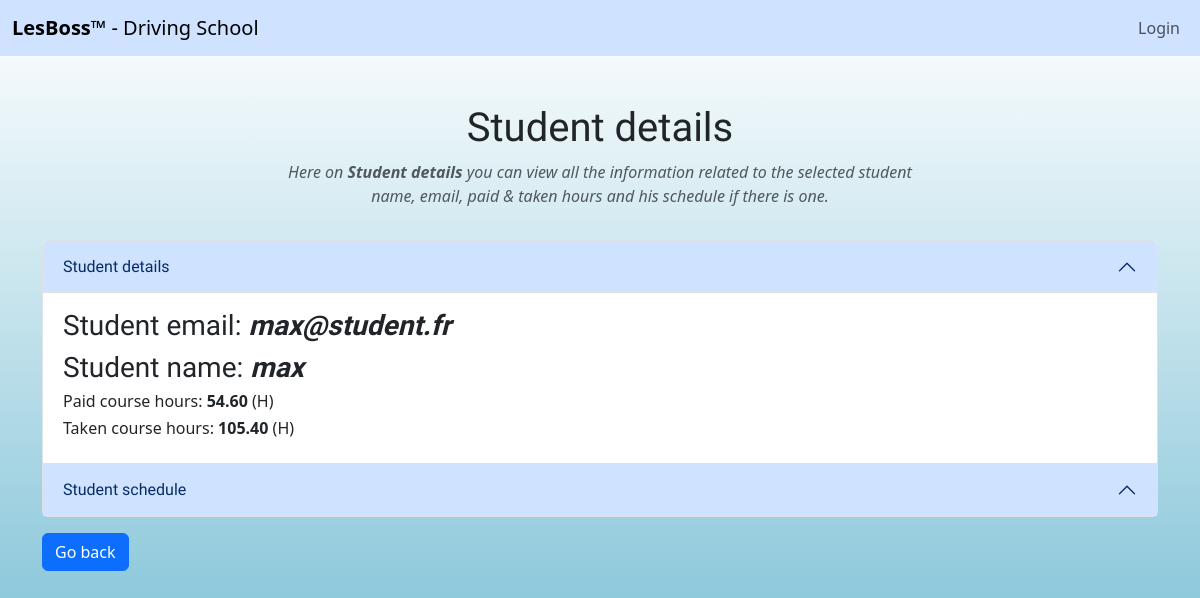
The app's page /student-details/5/, older data.
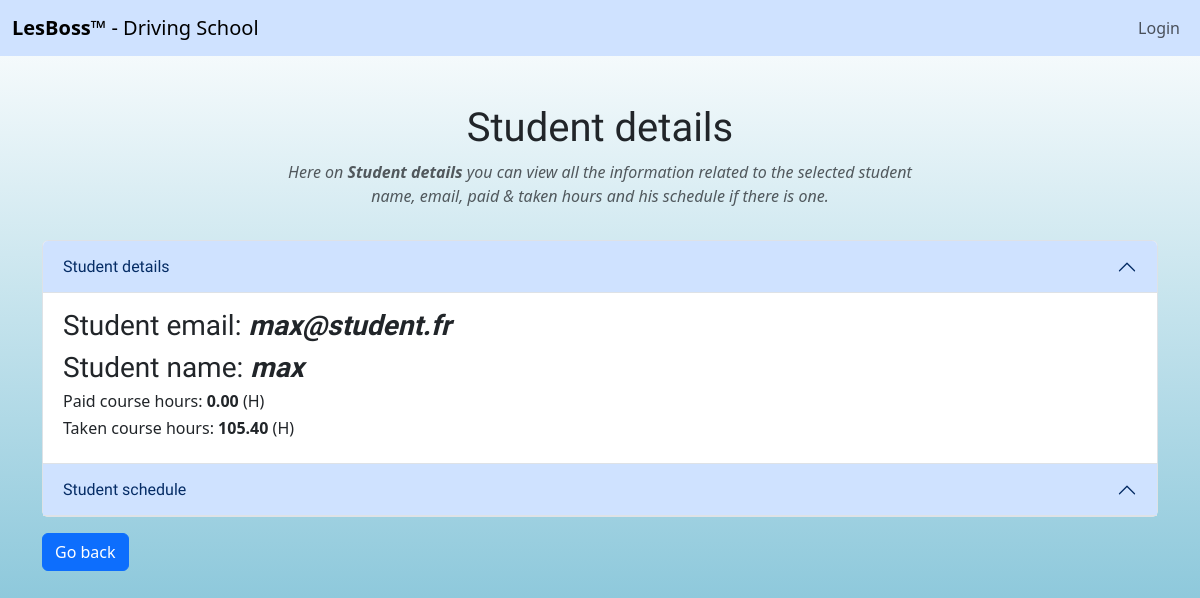
The same page, newer data.
### app/models.py (models this page shows, shortened)
class User(AbstractBaseUser, PermissionsMixin):
    STUDENT = 1
    INSTRUCTOR = 2
    ADMIN = 3
    SECRETARY = 4
    USER_ROLE_CHOICES = [
        (STUDENT, 'Student'),
        (INSTRUCTOR, 'Instructor'),
        (ADMIN, 'Admin'),
        (SECRETARY, 'Secretary'),
    ]
    PASSED = 1
    FAILED = 2
    NOT_CONCERNED = 3
    ExamStatus = [
        (PASSED, 'passed'),
        (FAILED, 'failed'),
        (NOT_CONCERNED, 'not concerned'),
    ]
    role = models.PositiveSmallIntegerField(choices=USER_ROLE_CHOICES, blank=True, null=True)
    exam_status = models.PositiveSmallIntegerField(choices=ExamStatus, blank=True, null=True)
    paid_course_hours = models.DecimalField(max_digits=10, decimal_places=2, default=0)
    taken_course_hours = models.DecimalField(max_digits=10, decimal_places=2, default=0)
    student_timeslots = models.ManyToManyField('TimeSlot', blank=True, related_name='students')
    email = models.EmailField(max_length=254, unique=True)
    name = models.CharField(max_length=254, null=True, blank=True)
    is_staff = models.BooleanField(default=False)
    is_superuser = models.BooleanField(default=False)
    is_active = models.BooleanField(default=True)
    last_login = models.DateTimeField(null=True, blank=True)
    date_joined = models.DateTimeField(auto_now_add=True)
    assigned_instructor = models.ForeignKey('User', on_delete=models.SET_NULL, related_name='student_instructor', null=True, blank=True, limit_choices_to=Q(role=2))
    USERNAME_FIELD = 'email'
    EMAIL_FIELD = 'email'
    REQUIRED_FIELDS = []
    objects = UserManager()

### app/views.py (the view)
# urls.py: path('student-details/<int:student_pk>/', views.student_details, name='student-details'),
def student_details(request, student_pk):
    instance = User.objects.get(pk=student_pk)
    student_courses = Course.objects.filter(assigned_student=instance)
    return render(request, 'settings/shared/student-details.html',
                  {'student': instance, 'student_courses': student_courses})

### app/templates/settings/shared/student-details.html (shortened to what this page needs)
{% extends 'app/base.html' %}
{% load static %}
{% block content %}
<link rel="stylesheet" href="{% static 'css/student-details.css' %}">
<link rel="stylesheet" href="{% static 'css/tab.css' %}">
    <div class="container mt-5">
        <div class="row text-center mt-3">
            <div class="col">
                <h1>Student details</h1>
                <p class="lean text-muted"><i>Here on <b>Student details</b> you can view all the information related to the selected student
                    <br>name, email, paid & taken hours and his schedule if there is one.</i></p>
            </div>
        </div>
        <div class="row mt-3">
            <div class="col-md-12">
                <div class="accordion ">
                    <div class="accordion-item">
                        <h3 class="accordion-header" id="headingOne">
                            <button class="accordion-button" type="button" data-bs-toggle="collapse"
                                    data-bs-target="#collapseOne" aria-expanded="true" aria-controls="collapseOne">
                                Student details
                            </button>
                        </h3>
                        <div id="collapseOne" class="collapse show accordion-collapse">
                            <div class="accordion-body">
                                <h3>Student email: <b><i>{{ student.email }}</i></b></h3>
                                <h3>Student name: {% if student.name %}  <b><i>{{ student.name }}</i></b>
                                    {% else %} <b><i>No name</i></b> {% endif %} </h3>
                                <h6>Paid course hours: <b>{{ student.paid_course_hours }}</b> (H)</h6>
                                <h6>Taken course hours: <b>{{ student.taken_course_hours }}</b> (H)</h6>
                            </div>
                        </div>
                    </div>
                    <div class="accordion-item">
                        <h3 class="accordion-header" id="headingTwo">
                            <button class="accordion-button" type="button" data-bs-toggle="collapse"
                                    data-bs-target="#collapseTwo" aria-expanded="true" aria-controls="collapseTwo">
                                Student schedule
                            </button>
                        </h3>
                    </div>
                </div>
                <a href="{% url 'user-dashboard' %}" class="btn btn-primary mt-3">Go back</a>
            </div>
        </div>
    </div>
{% endblock %}

### app/templates/app/base.html (shortened to what this page needs)
<!doctype html>
<html lang="en">
<head>
    <link href="https://cdn.jsdelivr.net/npm/bootstrap@5.3.0-alpha3/dist/css/bootstrap.min.css" rel="stylesheet"
>
    <link rel="stylesheet" href="https://cdn.jsdelivr.net/npm/bootstrap-icons@1.10.5/font/bootstrap-icons.css">
</head>
<body>
{% include 'includes/header.html' %}
{% block content %}{% endblock %}
</body>
</html>

### app/templates/includes/header.html (shortened to what this page needs)
<header>
    <nav class="navbar bg-primary-subtle text-white navbar-expand-lg nav">
        <div class="container-fluid">
            <a href="{% url 'index' %}" class="navbar-brand"><b>LesBoss™</b> - Driving School</a>
            <div class="log" id="navbarNav">
                <ul class="navbar-nav">
                    {% if request.user.is_authenticated %}
                        <li class="nav-item mr-4">
                            <a class="nav-link" href="{% url 'logout' %}">Logout</a>
                        </li>
                    {% else %}
                        <li class="nav-item mr-4">
                            <a class="nav-link" href="{% url 'login' %}">Login</a>
                        </li>
                    {% endif %}
                </ul>
            </div>
        </div>
    </nav>
</header>

### app/static/css/student-details.css (style rules this page uses)
body { background: rgb(255,255,255); background: linear-gradient(180deg, rgba(255,255,255,0.9205883036808473) 0%, rgba(80,171,200,0.8617647742690826) 100%); background-attachment: fixed; }
h1 { font-family: 'Righteous', cursive; }
h3 { font-family: 'Righteous', cursive; }

Row changes from the older to the newer data that the page shows:
changed User "max@student.fr": paid_course_hours "54.60" → "0.00"
